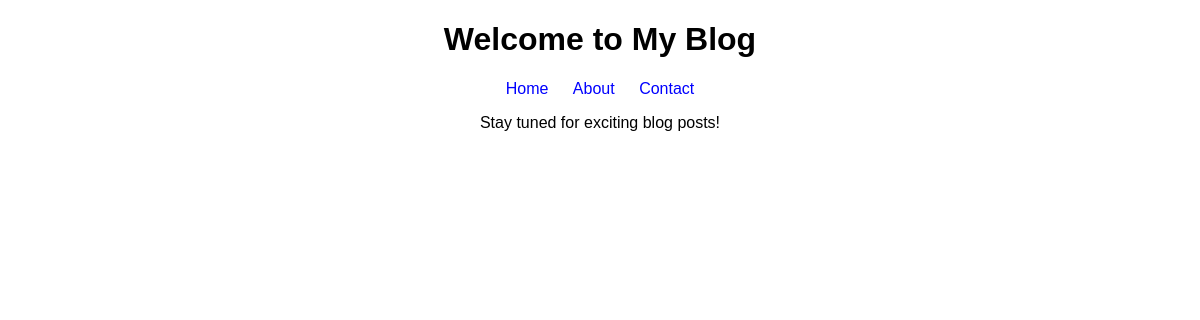
/blog/, run on an earlier commit of the app's database.
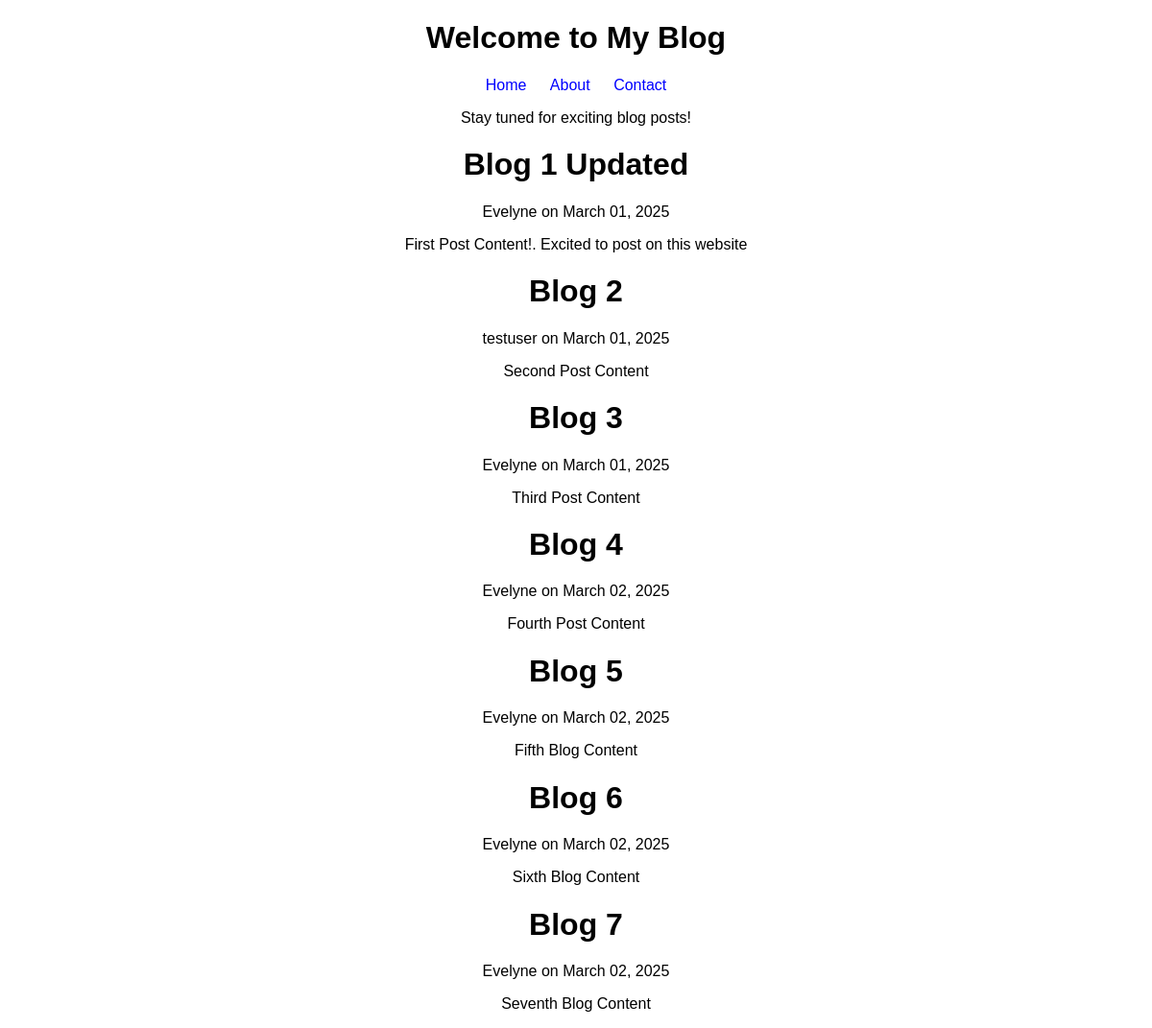
And on a later commit of the database.
### blog/models.py (models this page shows, shortened)
class Posts(models.Model):
  title = models.CharField(max_length=100)
  content = models.TextField()
  date_posted = models.DateTimeField(default= timezone.now)
  author = models.ForeignKey(User, on_delete= models.CASCADE)

### blog/views.py (the view)
# urls.py: path("", views.home_message, name= 'blog-home'),
def home_message (request):
  context = {
    'posts': Posts.objects.all()
  }
  return render(request, 'blog/home.html', context)

### blog/templates/blog/home.html
{% extends "blog/base.html" %}
{% block content%}
  <h1>Welcome to My Blog</h1>
    <nav>
      <a href="#">Home</a>
      <a href="#">About</a>
      <a href="#">Contact</a>
    </nav>
    <p>Stay tuned for exciting blog posts!</p>
    {% for post in posts %}
      <h1>{{post.title}}</h1>
      <p>{{ post.author}} on {{post.date_posted| date:"F d, Y"}}</p>
      <p>{{post.content}}</p>
    {% endfor %}
{% endblock content%}

### blog/templates/blog/base.html (shortened to what this page needs)
<!DOCTYPE html>
<html>
<head>
</head>
<body>
  {% block content%} {% endblock %}
</body>
</html>

### blog/templates/blog/base.html (style rules this page uses)
body { font-family: Arial, sans-serif; text-align: center; }
nav { margin-top: 10px; }
a { margin: 0 10px; text-decoration: none; color: blue; }

What changed in the data, as far as the page shows it:
added Posts: title "Blog 1 Updated", author "Evelyne", date_posted "March 01, 2025", content "First Post Content!. Excited to post on this website"
added Posts: title "Blog 2", author "testuser", date_posted "March 01, 2025", content "Second Post Content"
added Posts: title "Blog 3", author "Evelyne", date_posted "March 01, 2025", content "Third Post Content"
added Posts: title "Blog 4", author "Evelyne", date_posted "March 02, 2025", content "Fourth Post Content"
added Posts: title "Blog 5", author "Evelyne", date_posted "March 02, 2025", content "Fifth Blog Content"
added Posts: title "Blog 6", author "Evelyne", date_posted "March 02, 2025", content "Sixth Blog Content"
added Posts: title "Blog 7", author "Evelyne", date_posted "March 02, 2025", content "Seventh Blog Content"
